Frame 1 (no input): blank canvas, image omitted
Frame 60 (no input): blank canvas, image omitted
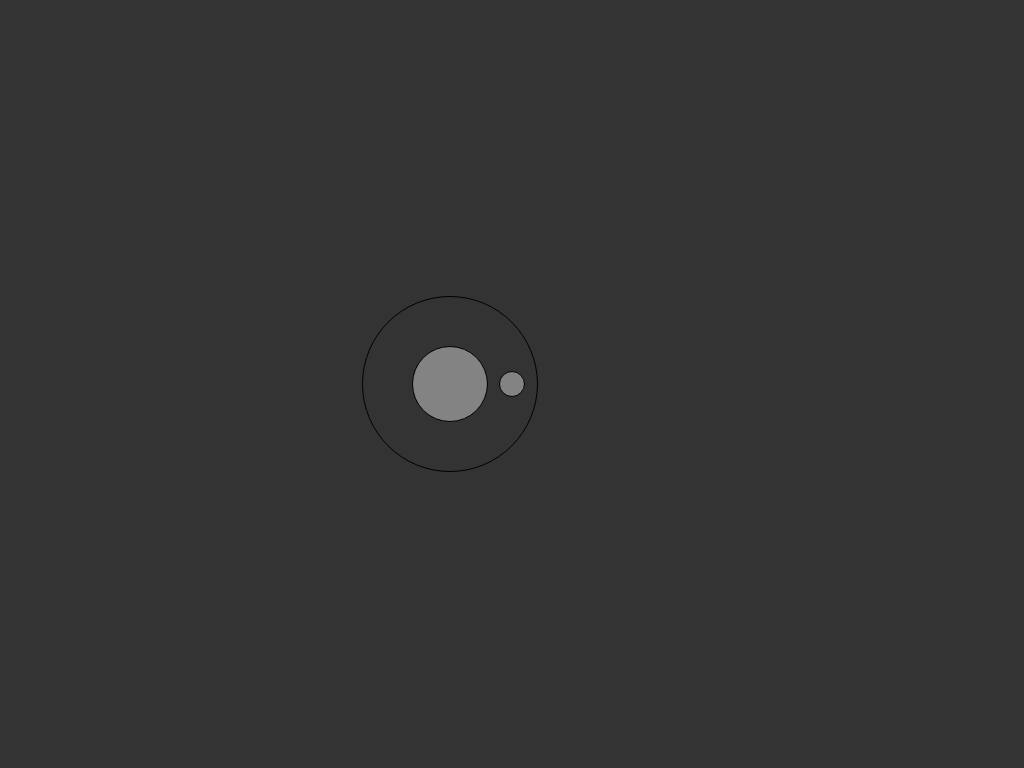
Frame 120 (the mouse pressed at the canvas centre since frame 60)

The p5.js sketch whose frames 1 and 60 were blank and that drew this single picture after the mouse press (run headless with seeded random() and noise() and a simulated clock; from frame 60 on, the mouse is pressed at the canvas centre):

// p5.js sketch
// ── sketch.js
let nota1 = new Nota(450, 384, 3000)
let slider = new Slider(550, 384, 650, 284, 3500)
let notes = [];
let time
let starting

function setup() {
	starting = millis()
	c = createCanvas(1024, 768)
	angleMode(DEGREES)
	windowResized()
	notes.push(nota1)
	notes.push(slider)
}

function draw() {
	time = millis() - starting
	background(51)
	for (let i = 0; i < notes.length;i++){
		notes[i].show(time);
		if(notes[i].Remove(time)===true){
			notes.splice(i,1)
			console.log("eliminato")
		}
	}
	fill(255, 255, 255, 100)
	ellipse(mouseX, mouseY, 25, 25)
	if (time > 12000) noLoop()
}

function windowResized() {
	x = (windowWidth - width) / 2
	y = (windowHeight - height) / 2
	c.position(x, y)
}

function mouseClicked() {
	for (n of notes) {
		if (dist(n.x, n.y, mouseX, mouseY) <= n.notesize / 2) {
			n.click(time);
			break;
		}
	}
}
// ── Nota.js
class Nota {
    constructor(x, y, milli) {
        this.x = x
        this.y = y
        this.milli = milli
        this.notesize = 75
        this.hintsize = 100
        this.speed = 1000
        this.color = [255, 255, 255, 100]
        this.clicked = false
    }
    show(t) {
        push()
        stroke(0)
        fill(this.color[0], this.color[1], this.color[2], this.color[3])
        if (this.milli - this.speed <= t && t <= this.milli) {
            let localt = map(t, this.milli - this.speed, this.milli, 0, this.hintsize)
            push()
            noFill()
            stroke(0)
            ellipse(this.x, this.y, this.notesize + this.hintsize - localt)
            pop()
        }
        if (this.milli - this.speed <= t) {
            ellipse(this.x, this.y, this.notesize, this.notesize)
        }
        pop()
    }
    click(time) {
        this.clicked = true;
        let diff = abs(time - this.milli);
        let test;
        if (diff <= 80) {
            this.color = [0, 255, 0, 100] // perfect
            test = "Perfect :" + diff;
        } else if (diff <= 240) {
            this.color = [0, 0, 255, 100] // good
            test = "Good :" + diff;
        } else {
            test = "Miss :" + diff;
        }
        return test;
    }
    Remove(time) {
        if (this.milli <= time - 100 && !this.clicked) {
            this.color = [255, 0, 0];
            return true;
        }else if(this.clicked){
            return true;
        }else return false;
    }
}
// ── Slider.js
class Slider extends Nota {
    constructor(x1, y1, x2, y2, milli) {
        super(x1, y1, milli);
        this.x2 = x2;
        this.y2 = y2;
    }
    show(t) {
        super.show(t)
        push()
        if (this.milli - this.speed <= t) {
            ellipse(this.x2, this.y2, this.notesize, this.notesize)
            let d = dist(this.x, this.y, this.x2, this.y2)
            let cx = abs(this.x - this.x2)
            let cy = abs(this.y, this.y2)
            let angle = acos(cx / d)
            translate(this.x, this.y)
            rotate(-angle)
            rect(0, 0 - this.notesize / 2, d, this.notesize)
        }
        pop()
    }
}
